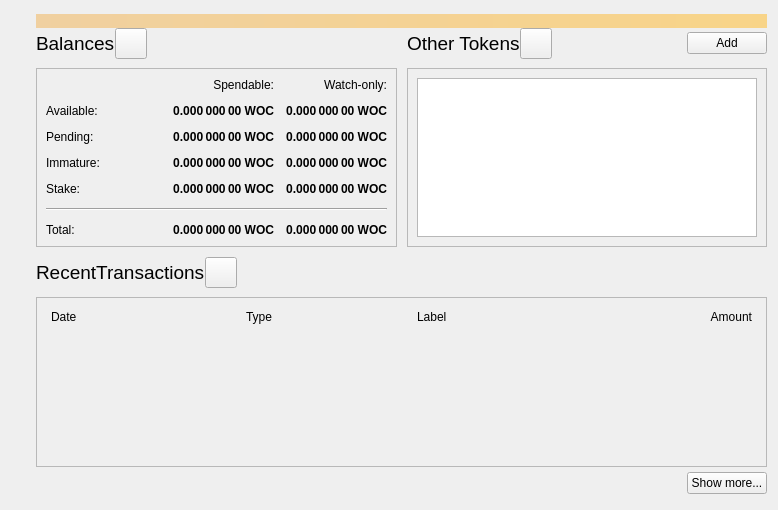
<?xml version="1.0" encoding="UTF-8"?>
<ui version="4.0">
 <class>OverviewPage</class>
 <widget class="QWidget" name="OverviewPage">
  <property name="geometry">
   <rect>
    <x>0</x>
    <y>0</y>
    <width>778</width>
    <height>510</height>
   </rect>
  </property>
  <property name="windowTitle">
   <string>Form</string>
  </property>
  <layout class="QVBoxLayout" name="topLayout">
   <property name="spacing">
    <number>0</number>
   </property>
   <property name="leftMargin">
    <number>36</number>
   </property>
   <property name="topMargin">
    <number>14</number>
   </property>
   <item>
    <widget class="QLabel" name="labelAlerts">
     <property name="visible">
      <bool>false</bool>
     </property>
     <property name="styleSheet">
      <string notr="true">QLabel { background-color: qlineargradient(x1: 0, y1: 0, x2: 1, y2: 0, stop:0 #F0D0A0, stop:1 #F8D488); color:#000000; }</string>
     </property>
     <property name="wordWrap">
      <bool>true</bool>
     </property>
     <property name="margin">
      <number>3</number>
     </property>
     <property name="textInteractionFlags">
      <set>Qt::TextSelectableByMouse</set>
     </property>
    </widget>
   </item>
   <item>
    <layout class="QGridLayout" name="gridLayout_2">
     <item row="0" column="2">
      <layout class="QHBoxLayout" name="horizontalLayout_4">
       <property name="bottomMargin">
        <number>9</number>
       </property>
       <item>
        <widget class="QLabel" name="labelTokens">
         <property name="font">
          <font>
           <pointsize>14</pointsize>
          </font>
         </property>
         <property name="text">
          <string>Other Tokens</string>
         </property>
        </widget>
       </item>
       <item>
        <widget class="QToolButton" name="labelTokenStatus">
         <property name="toolTip">
          <string>The displayed information may be out of date. Your wallet automatically synchronizes with the Wochain network after a connection is established, but this process has not completed yet.</string>
         </property>
         <property name="text">
          <string/>
         </property>
         <property name="iconSize">
          <size>
           <width>24</width>
           <height>24</height>
          </size>
         </property>
         <property name="flat" stdset="0">
          <bool>false</bool>
         </property>
        </widget>
       </item>
       <item>
        <spacer name="horizontalSpacer_7">
         <property name="orientation">
          <enum>Qt::Horizontal</enum>
         </property>
         <property name="sizeHint" stdset="0">
          <size>
           <width>40</width>
           <height>20</height>
          </size>
         </property>
        </spacer>
       </item>
       <item>
        <widget class="QPushButton" name="buttonAddToken">
         <property name="enabled">
          <bool>true</bool>
         </property>
         <property name="baseSize">
          <size>
           <width>95</width>
           <height>32</height>
          </size>
         </property>
         <property name="text">
          <string>Add</string>
         </property>
         <property name="iconSize">
          <size>
           <width>31</width>
           <height>31</height>
          </size>
         </property>
        </widget>
       </item>
      </layout>
     </item>
     <item row="1" column="2">
      <widget class="QFrame" name="frameOtherTokens">
       <property name="minimumSize">
        <size>
         <width>0</width>
         <height>100</height>
        </size>
       </property>
       <property name="frameShape">
        <enum>QFrame::StyledPanel</enum>
       </property>
       <property name="frameShadow">
        <enum>QFrame::Raised</enum>
       </property>
       <layout class="QVBoxLayout" name="verticalLayout_10">
        <item>
         <widget class="QListView" name="listTokens">
          <property name="enabled">
           <bool>true</bool>
          </property>
          <property name="font">
           <font>
            <pointsize>11</pointsize>
           </font>
          </property>
         </widget>
        </item>
       </layout>
      </widget>
     </item>
     <item row="1" column="0">
      <widget class="QFrame" name="frameBalances">
       <property name="frameShape">
        <enum>QFrame::StyledPanel</enum>
       </property>
       <property name="frameShadow">
        <enum>QFrame::Raised</enum>
       </property>
       <layout class="QVBoxLayout" name="verticalLayout_4">
        <item>
         <layout class="QGridLayout" name="gridLayout">
          <property name="spacing">
           <number>12</number>
          </property>
          <item row="2" column="3">
           <widget class="QLabel" name="labelWatchPending">
            <property name="font">
             <font>
              <weight>75</weight>
              <bold>true</bold>
             </font>
            </property>
            <property name="cursor">
             <cursorShape>IBeamCursor</cursorShape>
            </property>
            <property name="toolTip">
             <string>Unconfirmed transactions to watch-only addresses</string>
            </property>
            <property name="text">
             <string notr="true">0.000 000 00 WOC</string>
            </property>
            <property name="alignment">
             <set>Qt::AlignRight|Qt::AlignTrailing|Qt::AlignVCenter</set>
            </property>
            <property name="textInteractionFlags">
             <set>Qt::LinksAccessibleByMouse|Qt::TextSelectableByKeyboard|Qt::TextSelectableByMouse</set>
            </property>
           </widget>
          </item>
          <item row="2" column="2">
           <widget class="QLabel" name="labelUnconfirmed">
            <property name="font">
             <font>
              <weight>75</weight>
              <bold>true</bold>
             </font>
            </property>
            <property name="cursor">
             <cursorShape>IBeamCursor</cursorShape>
            </property>
            <property name="toolTip">
             <string>Total of transactions that have yet to be confirmed, and do not yet count toward the spendable balance</string>
            </property>
            <property name="text">
             <string notr="true">0.000 000 00 WOC</string>
            </property>
            <property name="alignment">
             <set>Qt::AlignRight|Qt::AlignTrailing|Qt::AlignVCenter</set>
            </property>
            <property name="textInteractionFlags">
             <set>Qt::LinksAccessibleByMouse|Qt::TextSelectableByKeyboard|Qt::TextSelectableByMouse</set>
            </property>
           </widget>
          </item>
          <item row="3" column="2">
           <widget class="QLabel" name="labelImmature">
            <property name="font">
             <font>
              <weight>75</weight>
              <bold>true</bold>
             </font>
            </property>
            <property name="cursor">
             <cursorShape>IBeamCursor</cursorShape>
            </property>
            <property name="toolTip">
             <string>Mined balance that has not yet matured</string>
            </property>
            <property name="text">
             <string notr="true">0.000 000 00 WOC</string>
            </property>
            <property name="alignment">
             <set>Qt::AlignRight|Qt::AlignTrailing|Qt::AlignVCenter</set>
            </property>
            <property name="textInteractionFlags">
             <set>Qt::LinksAccessibleByMouse|Qt::TextSelectableByKeyboard|Qt::TextSelectableByMouse</set>
            </property>
           </widget>
          </item>
          <item row="3" column="0">
           <widget class="QLabel" name="labelImmatureText">
            <property name="text">
             <string>Immature:</string>
            </property>
           </widget>
          </item>
          <item row="0" column="3">
           <widget class="QLabel" name="labelWatchonly">
            <property name="text">
             <string>Watch-only:</string>
            </property>
            <property name="alignment">
             <set>Qt::AlignRight|Qt::AlignTrailing|Qt::AlignVCenter</set>
            </property>
           </widget>
          </item>
          <item row="1" column="0">
           <widget class="QLabel" name="labelBalanceText">
            <property name="text">
             <string>Available:</string>
            </property>
           </widget>
          </item>
          <item row="1" column="2">
           <widget class="QLabel" name="labelBalance">
            <property name="font">
             <font>
              <weight>75</weight>
              <bold>true</bold>
             </font>
            </property>
            <property name="cursor">
             <cursorShape>IBeamCursor</cursorShape>
            </property>
            <property name="toolTip">
             <string>Your current spendable balance</string>
            </property>
            <property name="text">
             <string notr="true">0.000 000 00 WOC</string>
            </property>
            <property name="alignment">
             <set>Qt::AlignRight|Qt::AlignTrailing|Qt::AlignVCenter</set>
            </property>
            <property name="textInteractionFlags">
             <set>Qt::LinksAccessibleByMouse|Qt::TextSelectableByKeyboard|Qt::TextSelectableByMouse</set>
            </property>
           </widget>
          </item>
          <item row="1" column="3">
           <widget class="QLabel" name="labelWatchAvailable">
            <property name="font">
             <font>
              <weight>75</weight>
              <bold>true</bold>
             </font>
            </property>
            <property name="cursor">
             <cursorShape>IBeamCursor</cursorShape>
            </property>
            <property name="toolTip">
             <string>Your current balance in watch-only addresses</string>
            </property>
            <property name="text">
             <string notr="true">0.000 000 00 WOC</string>
            </property>
            <property name="alignment">
             <set>Qt::AlignRight|Qt::AlignTrailing|Qt::AlignVCenter</set>
            </property>
            <property name="textInteractionFlags">
             <set>Qt::LinksAccessibleByMouse|Qt::TextSelectableByKeyboard|Qt::TextSelectableByMouse</set>
            </property>
           </widget>
          </item>
          <item row="2" column="0">
           <widget class="QLabel" name="labelPendingText">
            <property name="text">
             <string>Pending:</string>
            </property>
           </widget>
          </item>
          <item row="0" column="2">
           <widget class="QLabel" name="labelSpendable">
            <property name="text">
             <string>Spendable:</string>
            </property>
            <property name="alignment">
             <set>Qt::AlignRight|Qt::AlignTrailing|Qt::AlignVCenter</set>
            </property>
           </widget>
          </item>
          <item row="4" column="0">
           <widget class="QLabel" name="labelStakeText">
            <property name="text">
             <string>Stake:</string>
            </property>
           </widget>
          </item>
          <item row="4" column="2">
           <widget class="QLabel" name="labelStake">
            <property name="font">
             <font>
              <weight>75</weight>
              <bold>true</bold>
             </font>
            </property>
            <property name="text">
             <string>0.000 000 00 WOC</string>
            </property>
            <property name="alignment">
             <set>Qt::AlignRight|Qt::AlignTrailing|Qt::AlignVCenter</set>
            </property>
            <property name="textInteractionFlags">
             <set>Qt::LinksAccessibleByMouse|Qt::TextSelectableByKeyboard|Qt::TextSelectableByMouse</set>
            </property>
           </widget>
          </item>
          <item row="4" column="3">
           <widget class="QLabel" name="labelWatchStake">
            <property name="font">
             <font>
              <weight>75</weight>
              <bold>true</bold>
             </font>
            </property>
            <property name="text">
             <string>0.000 000 00 WOC</string>
            </property>
            <property name="alignment">
             <set>Qt::AlignRight|Qt::AlignTrailing|Qt::AlignVCenter</set>
            </property>
            <property name="textInteractionFlags">
             <set>Qt::LinksAccessibleByMouse|Qt::TextSelectableByKeyboard|Qt::TextSelectableByMouse</set>
            </property>
           </widget>
          </item>
          <item row="3" column="3">
           <widget class="QLabel" name="labelWatchImmature">
            <property name="font">
             <font>
              <weight>75</weight>
              <bold>true</bold>
             </font>
            </property>
            <property name="cursor">
             <cursorShape>IBeamCursor</cursorShape>
            </property>
            <property name="toolTip">
             <string>Mined balance in watch-only addresses that has not yet matured</string>
            </property>
            <property name="text">
             <string notr="true">0.000 000 00 WOC</string>
            </property>
            <property name="alignment">
             <set>Qt::AlignRight|Qt::AlignTrailing|Qt::AlignVCenter</set>
            </property>
            <property name="textInteractionFlags">
             <set>Qt::LinksAccessibleByMouse|Qt::TextSelectableByKeyboard|Qt::TextSelectableByMouse</set>
            </property>
           </widget>
          </item>
          <item row="7" column="3">
           <widget class="QLabel" name="labelWatchTotal">
            <property name="font">
             <font>
              <weight>75</weight>
              <bold>true</bold>
             </font>
            </property>
            <property name="cursor">
             <cursorShape>IBeamCursor</cursorShape>
            </property>
            <property name="toolTip">
             <string>Current total balance in watch-only addresses</string>
            </property>
            <property name="text">
             <string notr="true">0.000 000 00 WOC</string>
            </property>
            <property name="alignment">
             <set>Qt::AlignRight|Qt::AlignTrailing|Qt::AlignVCenter</set>
            </property>
            <property name="textInteractionFlags">
             <set>Qt::LinksAccessibleByMouse|Qt::TextSelectableByKeyboard|Qt::TextSelectableByMouse</set>
            </property>
           </widget>
          </item>
          <item row="5" column="0" colspan="4">
           <spacer name="verticalSpacer">
            <property name="orientation">
             <enum>Qt::Vertical</enum>
            </property>
            <property name="sizeHint" stdset="0">
             <size>
              <width>20</width>
              <height>40</height>
             </size>
            </property>
           </spacer>
          </item>
          <item row="7" column="2">
           <widget class="QLabel" name="labelTotal">
            <property name="font">
             <font>
              <weight>75</weight>
              <bold>true</bold>
             </font>
            </property>
            <property name="cursor">
             <cursorShape>IBeamCursor</cursorShape>
            </property>
            <property name="toolTip">
             <string>Your current total balance</string>
            </property>
            <property name="text">
             <string notr="true">0.000 000 00 WOC</string>
            </property>
            <property name="alignment">
             <set>Qt::AlignRight|Qt::AlignTrailing|Qt::AlignVCenter</set>
            </property>
            <property name="textInteractionFlags">
             <set>Qt::LinksAccessibleByMouse|Qt::TextSelectableByKeyboard|Qt::TextSelectableByMouse</set>
            </property>
           </widget>
          </item>
          <item row="0" column="1" rowspan="5">
           <spacer name="horizontalSpacer_5">
            <property name="orientation">
             <enum>Qt::Horizontal</enum>
            </property>
            <property name="sizeHint" stdset="0">
             <size>
              <width>40</width>
              <height>20</height>
             </size>
            </property>
           </spacer>
          </item>
          <item row="7" column="0">
           <widget class="QLabel" name="labelTotalText">
            <property name="text">
             <string>Total:        </string>
            </property>
           </widget>
          </item>
          <item row="6" column="0" colspan="4">
           <widget class="Line" name="hLine">
            <property name="orientation">
             <enum>Qt::Horizontal</enum>
            </property>
           </widget>
          </item>
         </layout>
        </item>
       </layout>
      </widget>
     </item>
     <item row="0" column="0">
      <layout class="QHBoxLayout" name="horizontalLayout_2">
       <property name="bottomMargin">
        <number>9</number>
       </property>
       <item>
        <widget class="QLabel" name="labelBalances">
         <property name="palette">
          <palette>
           <active>
            <colorrole role="WindowText">
             <brush brushstyle="SolidPattern">
              <color alpha="255">
               <red>0</red>
               <green>0</green>
               <blue>0</blue>
              </color>
             </brush>
            </colorrole>
            <colorrole role="Text">
             <brush brushstyle="SolidPattern">
              <color alpha="255">
               <red>170</red>
               <green>0</green>
               <blue>0</blue>
              </color>
             </brush>
            </colorrole>
           </active>
           <inactive>
            <colorrole role="WindowText">
             <brush brushstyle="SolidPattern">
              <color alpha="255">
               <red>0</red>
               <green>0</green>
               <blue>0</blue>
              </color>
             </brush>
            </colorrole>
            <colorrole role="Text">
             <brush brushstyle="SolidPattern">
              <color alpha="255">
               <red>170</red>
               <green>0</green>
               <blue>0</blue>
              </color>
             </brush>
            </colorrole>
           </inactive>
           <disabled>
            <colorrole role="WindowText">
             <brush brushstyle="SolidPattern">
              <color alpha="255">
               <red>159</red>
               <green>158</green>
               <blue>158</blue>
              </color>
             </brush>
            </colorrole>
            <colorrole role="Text">
             <brush brushstyle="SolidPattern">
              <color alpha="255">
               <red>159</red>
               <green>158</green>
               <blue>158</blue>
              </color>
             </brush>
            </colorrole>
           </disabled>
          </palette>
         </property>
         <property name="font">
          <font>
           <family>Ubuntu</family>
           <pointsize>14</pointsize>
           <weight>50</weight>
           <bold>false</bold>
          </font>
         </property>
         <property name="text">
          <string>Balances</string>
         </property>
         <property name="scaledContents">
          <bool>false</bool>
         </property>
        </widget>
       </item>
       <item>
        <widget class="QToolButton" name="labelWalletStatus">
         <property name="enabled">
          <bool>true</bool>
         </property>
         <property name="toolTip">
          <string>The displayed information may be out of date. Your wallet automatically synchronizes with the Wochain network after a connection is established, but this process has not completed yet.</string>
         </property>
         <property name="text">
          <string/>
         </property>
         <property name="icon">
          <iconset>
           <normaloff>:/icons/warning</normaloff>
           <disabledoff>:/icons/warning</disabledoff>:/icons/warning</iconset>
         </property>
         <property name="iconSize">
          <size>
           <width>24</width>
           <height>24</height>
          </size>
         </property>
         <property name="flat" stdset="0">
          <bool>false</bool>
         </property>
        </widget>
       </item>
       <item>
        <spacer name="horizontalSpacer">
         <property name="orientation">
          <enum>Qt::Horizontal</enum>
         </property>
         <property name="sizeHint" stdset="0">
          <size>
           <width>40</width>
           <height>20</height>
          </size>
         </property>
        </spacer>
       </item>
      </layout>
     </item>
     <item row="0" column="1" rowspan="2">
      <spacer name="horizontalSpacer_4">
       <property name="orientation">
        <enum>Qt::Horizontal</enum>
       </property>
       <property name="sizeType">
        <enum>QSizePolicy::Fixed</enum>
       </property>
       <property name="sizeHint" stdset="0">
        <size>
         <width>10</width>
         <height>20</height>
        </size>
       </property>
      </spacer>
     </item>
    </layout>
   </item>
   <item>
    <spacer name="verticalSpacer_4">
     <property name="orientation">
      <enum>Qt::Vertical</enum>
     </property>
     <property name="sizeType">
      <enum>QSizePolicy::Fixed</enum>
     </property>
     <property name="sizeHint" stdset="0">
      <size>
       <width>20</width>
       <height>10</height>
      </size>
     </property>
    </spacer>
   </item>
   <item>
    <layout class="QHBoxLayout" name="horizontalLayout_6">
     <property name="bottomMargin">
      <number>9</number>
     </property>
     <item>
      <widget class="QLabel" name="labelRecentTransactions">
       <property name="font">
        <font>
         <pointsize>14</pointsize>
        </font>
       </property>
       <property name="text">
        <string>RecentTransactions</string>
       </property>
      </widget>
     </item>
     <item>
      <widget class="QToolButton" name="labelTransactionsStatus">
       <property name="enabled">
        <bool>true</bool>
       </property>
       <property name="toolTip">
        <string>The displayed information may be out of date. Your wallet automatically synchronizes with the Wochain network after a connection is established, but this process has not completed yet.</string>
       </property>
       <property name="text">
        <string/>
       </property>
       <property name="icon">
        <iconset>
         <normaloff>:/icons/warning</normaloff>
         <disabledoff>:/icons/warning</disabledoff>:/icons/warning</iconset>
       </property>
       <property name="iconSize">
        <size>
         <width>24</width>
         <height>24</height>
        </size>
       </property>
       <property name="flat" stdset="0">
        <bool>false</bool>
       </property>
      </widget>
     </item>
     <item>
      <spacer name="horizontalSpacer_3">
       <property name="orientation">
        <enum>Qt::Horizontal</enum>
       </property>
       <property name="sizeHint" stdset="0">
        <size>
         <width>40</width>
         <height>20</height>
        </size>
       </property>
      </spacer>
     </item>
    </layout>
   </item>
   <item>
    <layout class="QVBoxLayout" name="verticalLayout_3">
     <item>
      <widget class="QFrame" name="frameRecentTransactions">
       <property name="frameShape">
        <enum>QFrame::StyledPanel</enum>
       </property>
       <property name="frameShadow">
        <enum>QFrame::Raised</enum>
       </property>
       <layout class="QVBoxLayout" name="verticalLayout_8">
        <item>
         <layout class="QHBoxLayout" name="horizontalLayout_3">
          <property name="spacing">
           <number>5</number>
          </property>
          <property name="leftMargin">
           <number>5</number>
          </property>
          <property name="rightMargin">
           <number>5</number>
          </property>
          <item>
           <widget class="QLabel" name="labelDate">
            <property name="text">
             <string>Date</string>
            </property>
           </widget>
          </item>
          <item>
           <spacer name="horizontalSpacer_2">
            <property name="orientation">
             <enum>Qt::Horizontal</enum>
            </property>
            <property name="sizeType">
             <enum>QSizePolicy::Fixed</enum>
            </property>
            <property name="sizeHint" stdset="0">
             <size>
              <width>25</width>
              <height>20</height>
             </size>
            </property>
           </spacer>
          </item>
          <item>
           <widget class="QLabel" name="labelType">
            <property name="text">
             <string>Type</string>
            </property>
           </widget>
          </item>
          <item>
           <widget class="QLabel" name="labelAddress">
            <property name="text">
             <string>Label</string>
            </property>
           </widget>
          </item>
          <item>
           <widget class="QLabel" name="labelAmount">
            <property name="text">
             <string>Amount</string>
            </property>
            <property name="alignment">
             <set>Qt::AlignRight|Qt::AlignTrailing|Qt::AlignVCenter</set>
            </property>
           </widget>
          </item>
         </layout>
        </item>
        <item>
         <widget class="QListView" name="listTransactions">
          <property name="styleSheet">
           <string notr="true">QListView { background: transparent; }</string>
          </property>
          <property name="frameShape">
           <enum>QFrame::NoFrame</enum>
          </property>
          <property name="verticalScrollBarPolicy">
           <enum>Qt::ScrollBarAlwaysOff</enum>
          </property>
          <property name="horizontalScrollBarPolicy">
           <enum>Qt::ScrollBarAlwaysOff</enum>
          </property>
         </widget>
        </item>
       </layout>
      </widget>
     </item>
     <item>
      <layout class="QHBoxLayout" name="horizontalLayout">
       <property name="topMargin">
        <number>5</number>
       </property>
       <property name="bottomMargin">
        <number>5</number>
       </property>
       <item>
        <spacer name="horizontalSpacer_6">
         <property name="orientation">
          <enum>Qt::Horizontal</enum>
         </property>
         <property name="sizeHint" stdset="0">
          <size>
           <width>40</width>
           <height>20</height>
          </size>
         </property>
        </spacer>
       </item>
       <item>
        <widget class="QPushButton" name="showMoreButton">
         <property name="text">
          <string>Show more...</string>
         </property>
        </widget>
       </item>
      </layout>
     </item>
    </layout>
   </item>
  </layout>
 </widget>
 <resources/>
 <connections/>
</ui>
